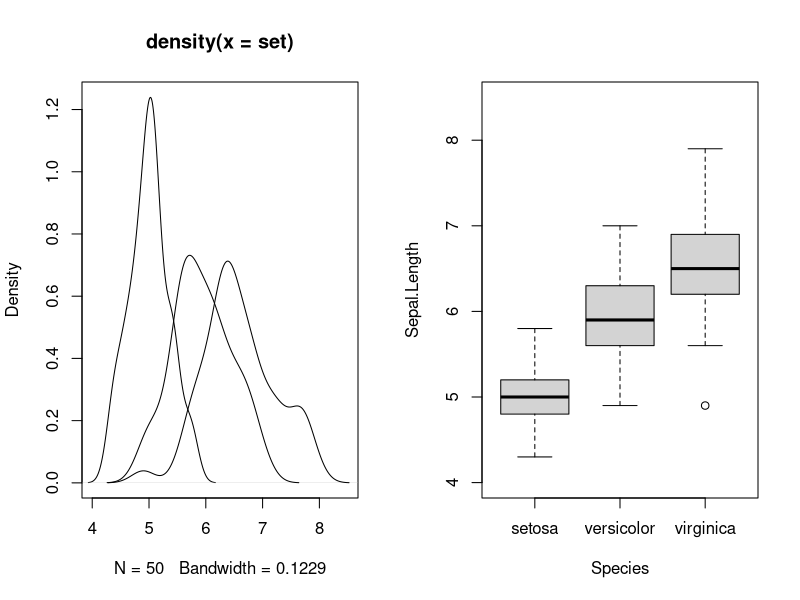
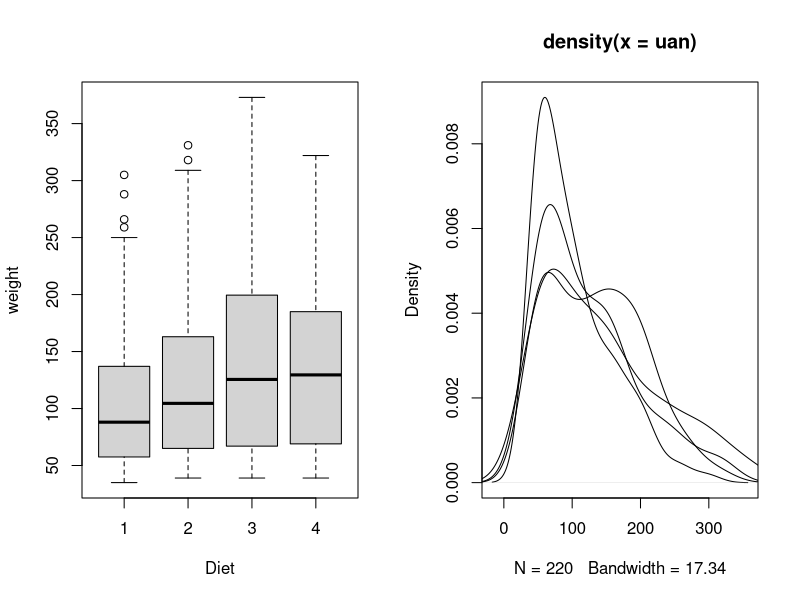

Recreate these plots in R, in order.
#Usamos la data base "iris".
data("iris")
attach(iris)
?iris
set <- iris[1:50, 1]
ver <- iris[51:100, 1]
vir <- iris[101:150, 1]
par(mfrow=c(1,2))
#Graficamos la variable "set".
plot(density(set), xlim = c(4, 8.5))
#Agregamos el la densidad de la variable "ver" y "vir".
lines(density(ver))
lines(density(vir))
boxplot(Sepal.Length~Species, ylim = c(4, 8.5))

#Hacemos una grafica con la dataset "chickWeight"
uan=ChickWeight[1:220, 1]
tu=ChickWeight[221:340, 1]
tri=ChickWeight[341:460, 1]
cuatri=ChickWeight[461:578, 1]
par(mfrow=c(1,2))
boxplot(weight~Diet,data=ChickWeight)
plot(density(uan))
lines(density(tu))
lines(density(tri))
lines(density(cuatri))

